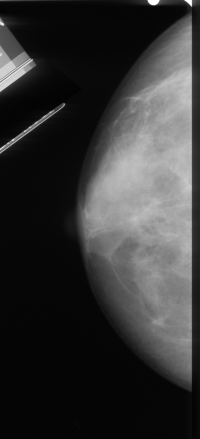
#> input picture Test_PNGs/A_0002_1.LEFT_CC.LJPEG.png, 200 x 439 px; its folder holds only this picture in this run
$ jupyter execute RemoveArtifacts.ipynb   (shell and % lines are left out)   (Python 2 division)
#> lines starting #> are read from the running program, lines starting #| are printed output that depends on the picture; after the words box and inside, x2 and y2 are one past the last pixel; in counts of white or black regions, pixels touching at a corner belong together
<h1>Removing Artifacts From Mammograms</h1>

This notebook is written to explain the process I use to segment the artificial artifacts (number plates, orientation demarcation) from the actual breast tissue in mammogram images from the MIAS and DDSM data sets.

Given the thresholding constraint of human input into the process, I may migrate this code to UI-interface for segmentation.

Youqing will discuss further to decide on merit of this process, improvements to the algorithm, additional components that may be integrated.

[cell 1]
__version__   = '0.0.2'
__status__    = 'Development'
__date__      = '2017-March-12'
__author__    = 'Jay Narhan'

[cell 2]
import os
import cv2
import copy
import numpy as np
from matplotlib import pyplot as plt

---
<h2>Read in Some Images to Work With</h2>

[cell 3]
CURR_DIR = os.getcwd()

# I have some test images as PNGs, scaled to 200 width by X height (where X preserves
# the aspect ratio of the image):
IMG_DIR = '../../Test_PNGs/'

filenames = [ filename for filename in os.listdir(IMG_DIR) if filename.endswith('.png')]

[cell 4]
images = []
os.chdir(IMG_DIR)
for filename in filenames:
    img = cv2.imread(filename, cv2.IMREAD_GRAYSCALE)
#> img is the input picture: shape (439, 200); min 2, max 255, mean 52.7
    images.append(img)
os.chdir(CURR_DIR)

print "Number of images in memory: {}".format( len(images))
#| Number of images in memory: 1

For the example image in this notebook, set a global var:

[cell 5]
IMG_NUM = 0
# To see example of dealing with other hardware artifacts (excessive noise), set image
# to index of file: A_1103_1.LEFT_CC.LJPEG.png

---
<h2>Preprocess Images</h2>

<h3>Image Enhancement via Equalization</h3>

Some exploratory work to understand the distribution of grayscale  pixel values in the mammograms:

Many of the images are severely skewed containing a lot of pixel values corresponding to black. Some of the images however have bi-modal distributions where the breast grayscale values are also quite large.

Notice that the contrast within the breast tissue in mammograms is also quite low (making it hard to distinguish structures).

[cell 6]
def get_hists(image, b):
#> called with b = 256
    hist, bins = np.histogram(img.flatten(), bins=b, range=[0,255])
#> hist = 256 values, max 20224 at index 5, min 0 at index 0, mean 343; bins = 257 values from 0 to 255
    cdf = hist.cumsum()
#> cdf = 256 values from 0 to 87800
    cdf_normalized = cdf *hist.max()/ cdf.max()
#> cdf_normalized = 256 values from 0 to 20224

    return [hist, cdf_normalized]

def plot(img, img_hists):
    plt.figure(1)
    plt.subplot(121)
    plt.imshow(img, cmap='gray')

    plt.subplot(122)
    plt.plot(img_hists[1], color = 'b')
    plt.plot(img_hists[0], color = 'r')
    plt.xlim([0,256])
    plt.legend(('cdf','histogram'), loc = 'upper left')

    plt.subplots_adjust(top=0.92, bottom=0.08,
                        left=0.10, right=0.95,
                        hspace=0.25, wspace=0.35)

Example of a mammogram image that I will work with in this notebook:

[cell 7]
img = images[IMG_NUM]
img_hists = get_hists( img, b=256)
#> img_hists = 2 items

plot(img, img_hists)
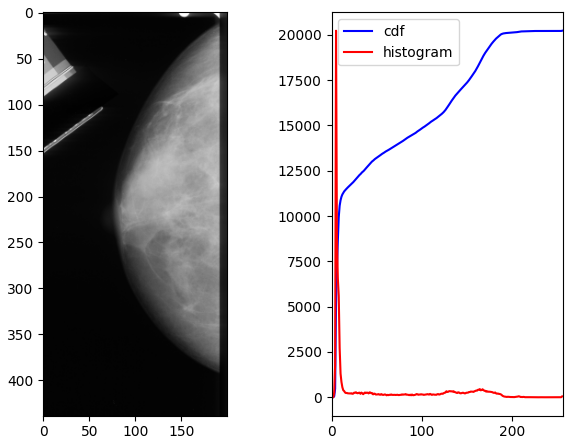
#> figure drawn by matplotlib, 2 panels; panel 2: curve peaks at x = 255, y = 20224; panel 2: curve peaks at x = 5, y = 20224

Equalization attempts to correct for poor contrast in images. It is commonly used in medical imaging problems. The process looks to better distribute intensities of pixel values through the image.

**Contrast Limited Adaptive Histogram Equalization (CLAHE)**

Ordinary histogram equalization and adaptive equalization for mammograms have been noted as overly enhancing noise and sharp regions in such images. CLAHE has been found to be a more effective strategy to use.

[cell 8]
clahe_images = []
clahe = cv2.createCLAHE(clipLimit=2.0, tileGridSize=(8,8))
for i, image in enumerate(images):
    clahe_images.append( clahe.apply(image))
#> this loop made 1 pass
#> after the loop, clahe_images = 1 item

Example continued:

[cell 9]
img = clahe_images[IMG_NUM]
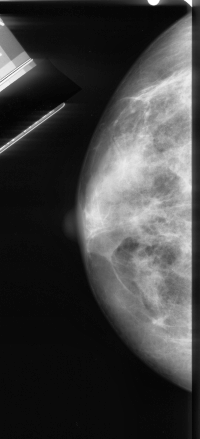
#> img: shape (439, 200); min 3, max 255, mean 62.8
img_hists = get_hists( img, b=256)

plot(img, img_hists)
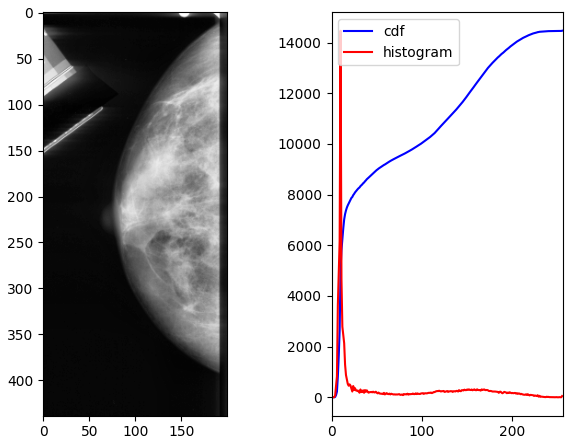
#> figure drawn by matplotlib, 2 panels; panel 2: curve peaks at x = 255, y = 14467; panel 2: curve peaks at x = 10, y = 14467

This process works well for enhancing contrast within the image. The structures within the breast tissue are enhanced, as is the location of the nipple (look at IMG_NUM=0).

<h3>Thresholding</h3>

This section aims is the crux of the objective at hand. It aims to segment the breast from the artifacts within the mammogram. Note that as an automated heuristic for thresholding, I used the median pixel value within the mammogram.

There may be an aspect of having to visual preview the resulting binary image in order to tweak the appropriate threshold value to use. Perhaps there is a better heuristic, but I'm finding that the non-standard structure of mammograms makes it very hard to avoid a human eye in this process.

[cell 10]
images_thresh = []
for i, image in enumerate(clahe_images):
    images_thresh.append( cv2.threshold(image, np.median(image), 255, cv2.THRESH_BINARY)[1]) # just the binary image
#> after the loop, images_thresh = 1 item

Example continued:

[cell 11]
plt.imshow(images_thresh[IMG_NUM], cmap='gray')
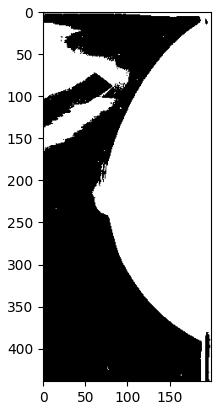
#> figure drawn by matplotlib, 1 panel

The general idea now is to now count the pixels that belong to the breast tissue (in most cases, this will be the largest group of contiguous cells that have pixel value equal to 1 (white)).

With that information in hand, we can retain the breast object by some funky multiplication of the original or CLAHE image as follows:

[cell 12]
regions = []
for i, image in enumerate( images_thresh):
    _, l, s, _ = cv2.connectedComponentsWithStats(images_thresh[i])
    # labels: contiguous regions in mammogram, labelled
    # stats: count of pixels in each discrete object
    regions.append( {'labels':l, 'count':s[:, -1]} )
#> this loop made 1 pass
#> pass 1, `_, l, s, _ = cv2.connectedComponentsWithStats(images_thresh[i])`:
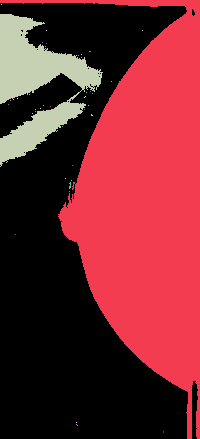
#> l: shape (439, 200) int32; 41 distinct labels, from 0 to 40; one colour per label, 0 black
#> after the loop, regions = 1 item

Example of contents of the returned data structure ('regions'):

Using the thresholded image of our example (as shown above).

[cell 13]
print "Labelled discrete regions: {}".format ( set(regions[IMG_NUM]['labels'].flatten()))
#| Labelled discrete regions: {0, 1, 2, 3, 4, 5, 6, 7, 8, 9, 10, 11, 12, 13, 14, 15, 16, 17, 18, 19, 20, 21, 22, 23, 24, 25, 26, 27, 28, 29, 30, 31, 32, 33, 34, 35, 36, 37, 38, 39, 40}
print "Count of pixels in first 5 regions: {}".format( regions[IMG_NUM]['count'][0:5, ])
#| Count of pixels in first 5 regions: [44755 36360     1  6632     1]

---
This is the stage that definitely requires a human eye.

The index to the 'count' component needs to be selected. This index corresponds to the region we wish to retain (breast). In many cases the value of this index will be 1 as a black background will predominate. However, sometimes the breast itself may make up most the image, in which case the value to send to the function will be 0. Typically the value is between 0-2.

We can also use np.argpartition() to get the indices to the two highest counts of discrete objects in the mammograms.

[cell 14]
np.argpartition(regions[IMG_NUM]['count'], -2)[-2:]
#> Out = [1, 0]

[cell 15]
def mask(image, labels, region):
#> called with region = 1
    labels = copy.deepcopy(labels)  # create a full, unique copy of labels
    for row in range(image.shape[0]):
        for col in range(image.shape[1]):
            if labels[row, col] != region:
                labels[row, col] = 0  # mask the artifact
            else:
                labels[row, col] = 1  # retain the breast
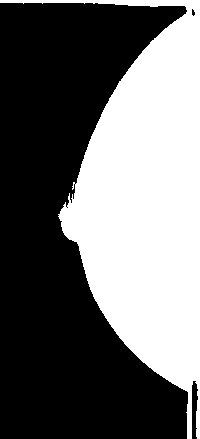
#> labels: shape (439, 200) int32; values 0 (black) and 1 (white), 41.4% white; 1 white region, box (x1, y1, x2, y2) and area: (0, 0, 200, 439) 36360
    return labels

Example continued:

The region to retain is visually determined as being region 1: black predominates (region =0), the breast area is the second largest object (region=1), so the region sent to the mask function is '1'.

[cell 16]
my_mask = mask( images_thresh[IMG_NUM], regions[IMG_NUM]['labels'], region=1)
image = clahe_images[IMG_NUM] * my_mask  # notice I'm using the CLAHE image, you could use the original
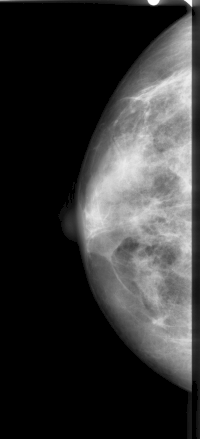
#> image: shape (439, 200) int32; min 0, max 255, mean 52.5
plt.imshow(image, cmap='gray')

$ run again, on Test_PNGs/A_0003_1.RIGHT_CC.LJPEG.png
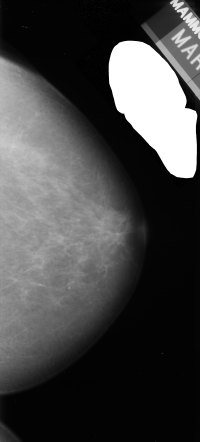
#> input picture Test_PNGs/A_0003_1.RIGHT_CC.LJPEG.png, 200 x 442 px
#> img is the input picture: shape (442, 200); min 0, max 255, mean 71.7
#| Number of images in memory: 1
#> hist = 256 values, max 22234 at index 3, min 1 at index 242, mean 345.3; bins = 257 values from 0 to 255
#> cdf = 256 values from 153 to 88400
#> cdf_normalized = 256 values from 38 to 22234
#> img_hists = 2 items
#> the loop `for i, image in enumerate(images):` made 1 pass
#> after the loop `for i, image in enumerate(images):`: clahe_images = 1 item
#> the loop `for i, image in enumerate(clahe_images):` made 1 pass
#> the loop `for i, image in enumerate( images_thresh):` made 1 pass
#> pass 1, `_, l, s, _ = cv2.connectedComponentsWithStats(images_thresh[i])`:
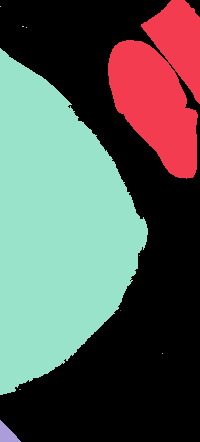
#> l: shape (442, 200) int32; 11 distinct labels, from 0 to 10; one colour per label, 0 black
#| Labelled discrete regions: {0, 1, 2, 3, 4, 5, 6, 7, 8, 9, 10}
#| Count of pixels in first 5 regions: [44255 10881     1     2     1]
#> Out = [5, 0]
#> `image = clahe_images[IMG_NUM] * my_mask  # notice I'm using the CLAHE ..`:
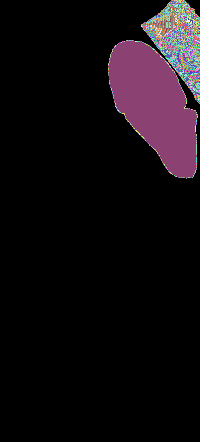
#> image: shape (442, 200) int32; 210 distinct labels, from 0 to 255; one colour per label, 0 black

$ run again, on Test_PNGs/A_0010_1.LEFT_CC.LJPEG.png
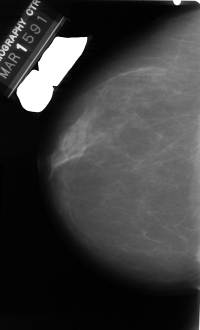
#> input picture Test_PNGs/A_0010_1.LEFT_CC.LJPEG.png, 200 x 330 px
#> img is the input picture: shape (330, 200); min 0, max 255, mean 59.3
#| Number of images in memory: 1
#> hist = 256 values, max 10629 at index 3, min 0 at index 184, mean 257.8; bins = 257 values from 0 to 255
#> cdf = 256 values from 3 to 66000
#> cdf_normalized = 256 values from 0 to 10629
#> img_hists = 2 items
#> the loop `for i, image in enumerate(images):` made 1 pass
#> after the loop `for i, image in enumerate(images):`: clahe_images = 1 item
#> the loop `for i, image in enumerate(clahe_images):` made 1 pass
#> the loop `for i, image in enumerate( images_thresh):` made 1 pass
#| Labelled discrete regions: {0, 1, 2, 3, 4, 5, 6, 7, 8, 9, 10, 11, 12, 13, 14, 15, 16}
#| Count of pixels in first 5 regions: [33060   481     1   135 28537]
#> Out = [4, 0]
#> after the loop in mask, `for row in range(image.shape[0]):`:
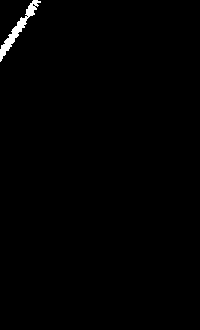
#> labels: shape (330, 200) int32; values 0 (black) and 1 (white), 0.73% white; 1 white region, box (x1, y1, x2, y2) and area: (0, 0, 41, 62) 481
#> image: shape (330, 200) int32; 143 distinct labels, from 0 to 240
